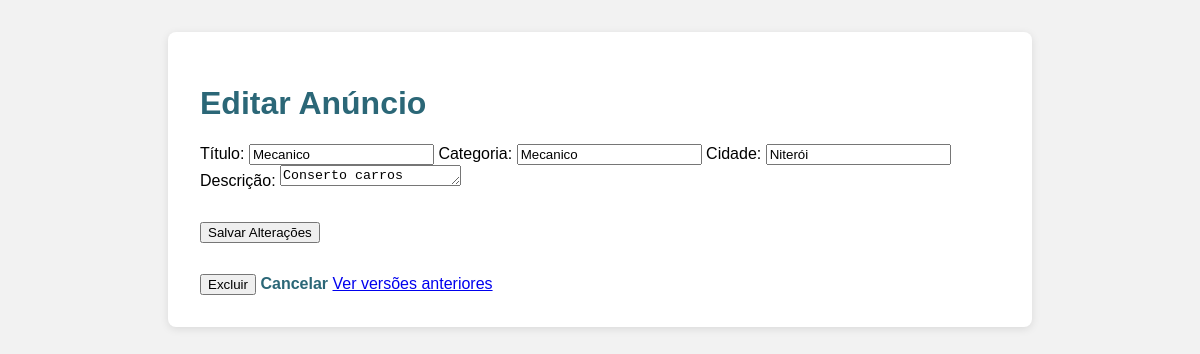
/anuncio_edicao/8/, run on the app's committed database.
### usuarios/models.py (models this page shows, shortened)
class Anuncio(models.Model):
    titulo = models.CharField(max_length=64, verbose_name="Título")
    descricao = models.CharField(max_length=1000, verbose_name="Descrição")
    tags = models.CharField(max_length=640)
    cidade = models.CharField(max_length=64)
    usuario = models.ForeignKey(Usuario, on_delete=models.CASCADE, related_name='anuncios')
    ultima_atualizacao = models.DateTimeField(auto_now=True)

### usuarios/views_anuncios.py (the view)
# urls.py: path('anuncio_edicao/<int:id>/', anuncio_controller.getMeuAnuncioById, name='anuncio_edicao'),
    def getMeuAnuncioById(self,request, id):
        strategy = get_strategy()
        anuncio = strategy.get_single(Anuncio, id)
        return render(request, 'anuncio_edicao.html', {
            'anuncio': anuncio,
            'usuario_logado': 'email' in request.session
            })

### usuarios/services.py (called while the page is built)
    def get_single(self, instance, id):
        return get_object_or_404(instance, pk=id)

### usuarios/views_anuncios.py (called while the page is built)
def get_strategy():
    return ApiStrategy() if settings.USE_API else DjangoStrategy()

### usuarios/templates/anuncio_edicao.html (shortened to what this page needs)
{% load static %}
<!DOCTYPE html>
<html lang="pt-br">
<head>
    <link href="{% static 'css/anuncio_individual.css' %}" rel="stylesheet">
</head>
<body>
<div class="container">
    <h1>Editar Anúncio</h1>
    <form method="post" action="{% url 'anuncio_editado' anuncio.id %}">
        <label for="titulo">Título:</label>
        <input type="text" id="titulo" name="titulo" value="{{ anuncio.titulo }}" required>
        <label for="tags">Categoria:</label>
        <input type="text" id="tags" name="tags" value="{{ anuncio.tags }}" required>
        <label for="cidade">Cidade:</label>
        <input type="text" id="cidade" name="cidade" value="{{ anuncio.cidade }}" required>
        <label for="descricao">Descrição:</label>
        <textarea id="descricao" name="descricao" rows="1" required>{{ anuncio.descricao }}</textarea>
        <div class="botoes">
            <button type="submit" class="salvar">Salvar Alterações</button>
        </div>
    </form>
    <form method="post" action="{% url 'anuncio_exclusao' anuncio.id %}" style="display:inline;">
        <button type="submit" class="voltar" onclick="return confirm('Tem certeza que quer excluir?');">Excluir</button>
    </form>
    <a class="voltar" href="{% url 'meus_anuncios' %}">Cancelar</a>
    <a href="{% url 'listar_versoes_anuncio' anuncio.id %}">Ver versões anteriores</a>
</div>
</body>
</html>

### usuarios/static/css/anuncio_individual.css (style rules this page uses)
body { font-family: Arial, sans-serif; background-color: #f2f2f2; padding: 2em; margin: 0; }
.container { max-width: 800px; margin: auto; background: white; padding: 2em; border-radius: 8px; box-shadow: 0 2px 8px rgba(0,0,0,0.1); }
h1 { color: #2b6777; }
a.voltar { display: inline-block; margin-top: 2em; color: #2b6777; text-decoration: none; font-weight: bold; }
.botoes { display: flex; justify-content: space-between; margin-top: 2em; }

### data on the page
Anuncio: titulo "Mecanico", tags "Mecanico", cidade "Niterói", descricao "Conserto carros"
